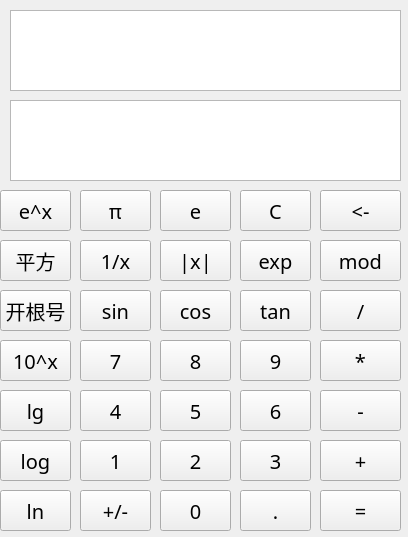
<?xml version="1.0" encoding="UTF-8"?>
<ui version="4.0">
 <class>kexue</class>
 <widget class="QWidget" name="kexue">
  <property name="geometry">
   <rect>
    <x>0</x>
    <y>0</y>
    <width>408</width>
    <height>537</height>
   </rect>
  </property>
  <property name="maximumSize">
   <size>
    <width>1000</width>
    <height>10000</height>
   </size>
  </property>
  <property name="font">
   <font>
    <family>宋体</family>
    <pointsize>-1</pointsize>
    <italic>false</italic>
    <bold>false</bold>
   </font>
  </property>
  <property name="windowTitle">
   <string>拉胯计算器</string>
  </property>
  <property name="styleSheet">
   <string notr="true">font-size:20px;</string>
  </property>
  <widget class="QWidget" name="centralWidget" native="true">
   <property name="geometry">
    <rect>
     <x>0</x>
     <y>-30</y>
     <width>411</width>
     <height>571</height>
    </rect>
   </property>
   <widget class="QPushButton" name="pushButton">
    <property name="geometry">
     <rect>
      <x>80</x>
      <y>470</y>
      <width>71</width>
      <height>41</height>
     </rect>
    </property>
    <property name="text">
     <string>1</string>
    </property>
   </widget>
   <widget class="QPushButton" name="pushButton_2">
    <property name="geometry">
     <rect>
      <x>160</x>
      <y>470</y>
      <width>71</width>
      <height>41</height>
     </rect>
    </property>
    <property name="text">
     <string>2</string>
    </property>
   </widget>
   <widget class="QPushButton" name="pushButton_3">
    <property name="geometry">
     <rect>
      <x>240</x>
      <y>470</y>
      <width>71</width>
      <height>41</height>
     </rect>
    </property>
    <property name="text">
     <string>3</string>
    </property>
   </widget>
   <widget class="QPushButton" name="pushButton_4">
    <property name="geometry">
     <rect>
      <x>80</x>
      <y>420</y>
      <width>71</width>
      <height>41</height>
     </rect>
    </property>
    <property name="text">
     <string>4</string>
    </property>
   </widget>
   <widget class="QPushButton" name="pushButton_5">
    <property name="geometry">
     <rect>
      <x>160</x>
      <y>420</y>
      <width>71</width>
      <height>41</height>
     </rect>
    </property>
    <property name="text">
     <string>5</string>
    </property>
   </widget>
   <widget class="QPushButton" name="pushButton_6">
    <property name="geometry">
     <rect>
      <x>240</x>
      <y>420</y>
      <width>71</width>
      <height>41</height>
     </rect>
    </property>
    <property name="text">
     <string>6</string>
    </property>
   </widget>
   <widget class="QPushButton" name="pushButton_7">
    <property name="geometry">
     <rect>
      <x>80</x>
      <y>370</y>
      <width>71</width>
      <height>41</height>
     </rect>
    </property>
    <property name="text">
     <string>7</string>
    </property>
   </widget>
   <widget class="QPushButton" name="pushButton_8">
    <property name="geometry">
     <rect>
      <x>160</x>
      <y>370</y>
      <width>71</width>
      <height>41</height>
     </rect>
    </property>
    <property name="text">
     <string>8</string>
    </property>
   </widget>
   <widget class="QPushButton" name="pushButton_9">
    <property name="geometry">
     <rect>
      <x>240</x>
      <y>370</y>
      <width>71</width>
      <height>41</height>
     </rect>
    </property>
    <property name="text">
     <string>9</string>
    </property>
   </widget>
   <widget class="QPushButton" name="pushButton_10">
    <property name="geometry">
     <rect>
      <x>320</x>
      <y>470</y>
      <width>81</width>
      <height>41</height>
     </rect>
    </property>
    <property name="text">
     <string>+</string>
    </property>
   </widget>
   <widget class="QPushButton" name="pushButton_11">
    <property name="geometry">
     <rect>
      <x>320</x>
      <y>420</y>
      <width>81</width>
      <height>41</height>
     </rect>
    </property>
    <property name="text">
     <string>-</string>
    </property>
   </widget>
   <widget class="QPushButton" name="pushButton_12">
    <property name="geometry">
     <rect>
      <x>160</x>
      <y>520</y>
      <width>71</width>
      <height>41</height>
     </rect>
    </property>
    <property name="text">
     <string>0</string>
    </property>
   </widget>
   <widget class="QPushButton" name="pushButton_13">
    <property name="geometry">
     <rect>
      <x>320</x>
      <y>370</y>
      <width>81</width>
      <height>41</height>
     </rect>
    </property>
    <property name="text">
     <string>*</string>
    </property>
   </widget>
   <widget class="QPushButton" name="pushButton_14">
    <property name="geometry">
     <rect>
      <x>320</x>
      <y>320</y>
      <width>81</width>
      <height>41</height>
     </rect>
    </property>
    <property name="text">
     <string>/</string>
    </property>
   </widget>
   <widget class="QPushButton" name="pushButton_15">
    <property name="geometry">
     <rect>
      <x>240</x>
      <y>520</y>
      <width>71</width>
      <height>41</height>
     </rect>
    </property>
    <property name="text">
     <string>.</string>
    </property>
   </widget>
   <widget class="QPushButton" name="pushButton_16">
    <property name="geometry">
     <rect>
      <x>320</x>
      <y>220</y>
      <width>81</width>
      <height>41</height>
     </rect>
    </property>
    <property name="text">
     <string>&lt;-</string>
    </property>
   </widget>
   <widget class="QPushButton" name="pushButton_17">
    <property name="geometry">
     <rect>
      <x>240</x>
      <y>220</y>
      <width>71</width>
      <height>41</height>
     </rect>
    </property>
    <property name="text">
     <string>C</string>
    </property>
   </widget>
   <widget class="QPushButton" name="pushButton_18">
    <property name="geometry">
     <rect>
      <x>320</x>
      <y>520</y>
      <width>81</width>
      <height>41</height>
     </rect>
    </property>
    <property name="text">
     <string>=</string>
    </property>
   </widget>
   <widget class="QTextBrowser" name="textBrowser">
    <property name="geometry">
     <rect>
      <x>10</x>
      <y>130</y>
      <width>391</width>
      <height>81</height>
     </rect>
    </property>
    <property name="font">
     <font>
      <family>宋体</family>
      <pointsize>-1</pointsize>
      <italic>false</italic>
      <bold>false</bold>
     </font>
    </property>
    <property name="styleSheet">
     <string notr="true"/>
    </property>
    <property name="documentTitle">
     <string/>
    </property>
    <property name="readOnly">
     <bool>true</bool>
    </property>
    <property name="html">
     <string>&lt;!DOCTYPE HTML PUBLIC &quot;-//W3C//DTD HTML 4.0//EN&quot; &quot;http://www.w3.org/TR/REC-html40/strict.dtd&quot;&gt;
&lt;html&gt;&lt;head&gt;&lt;meta name=&quot;qrichtext&quot; content=&quot;1&quot; /&gt;&lt;meta charset=&quot;utf-8&quot; /&gt;&lt;style type=&quot;text/css&quot;&gt;
p, li { white-space: pre-wrap; }
hr { height: 1px; border-width: 0; }
li.unchecked::marker { content: &quot;\2610&quot;; }
li.checked::marker { content: &quot;\2612&quot;; }
&lt;/style&gt;&lt;/head&gt;&lt;body style=&quot; font-family:'宋体'; font-size:20px; font-weight:400; font-style:normal;&quot;&gt;
&lt;p style=&quot;-qt-paragraph-type:empty; margin-top:0px; margin-bottom:0px; margin-left:0px; margin-right:0px; -qt-block-indent:0; text-indent:0px; font-family:'SimSun'; font-size:9pt;&quot;&gt;&lt;br /&gt;&lt;/p&gt;&lt;/body&gt;&lt;/html&gt;</string>
    </property>
    <property name="placeholderText">
     <string/>
    </property>
   </widget>
   <widget class="QPushButton" name="pushButton_24">
    <property name="geometry">
     <rect>
      <x>80</x>
      <y>520</y>
      <width>71</width>
      <height>41</height>
     </rect>
    </property>
    <property name="text">
     <string>+/-</string>
    </property>
   </widget>
   <widget class="QTextBrowser" name="textBrowser_2">
    <property name="geometry">
     <rect>
      <x>10</x>
      <y>40</y>
      <width>391</width>
      <height>81</height>
     </rect>
    </property>
    <property name="font">
     <font>
      <family>宋体</family>
      <pointsize>-1</pointsize>
      <italic>false</italic>
      <bold>false</bold>
     </font>
    </property>
    <property name="styleSheet">
     <string notr="true"/>
    </property>
    <property name="documentTitle">
     <string/>
    </property>
    <property name="readOnly">
     <bool>true</bool>
    </property>
    <property name="html">
     <string>&lt;!DOCTYPE HTML PUBLIC &quot;-//W3C//DTD HTML 4.0//EN&quot; &quot;http://www.w3.org/TR/REC-html40/strict.dtd&quot;&gt;
&lt;html&gt;&lt;head&gt;&lt;meta name=&quot;qrichtext&quot; content=&quot;1&quot; /&gt;&lt;meta charset=&quot;utf-8&quot; /&gt;&lt;style type=&quot;text/css&quot;&gt;
p, li { white-space: pre-wrap; }
hr { height: 1px; border-width: 0; }
li.unchecked::marker { content: &quot;\2610&quot;; }
li.checked::marker { content: &quot;\2612&quot;; }
&lt;/style&gt;&lt;/head&gt;&lt;body style=&quot; font-family:'宋体'; font-size:20px; font-weight:400; font-style:normal;&quot;&gt;
&lt;p style=&quot;-qt-paragraph-type:empty; margin-top:0px; margin-bottom:0px; margin-left:0px; margin-right:0px; -qt-block-indent:0; text-indent:0px; font-family:'SimSun'; font-size:9pt;&quot;&gt;&lt;br /&gt;&lt;/p&gt;&lt;/body&gt;&lt;/html&gt;</string>
    </property>
    <property name="placeholderText">
     <string/>
    </property>
   </widget>
   <widget class="QPushButton" name="pushButton_23">
    <property name="geometry">
     <rect>
      <x>80</x>
      <y>270</y>
      <width>71</width>
      <height>41</height>
     </rect>
    </property>
    <property name="text">
     <string>1/x</string>
    </property>
   </widget>
   <widget class="QPushButton" name="pushButton_26">
    <property name="geometry">
     <rect>
      <x>0</x>
      <y>270</y>
      <width>71</width>
      <height>41</height>
     </rect>
    </property>
    <property name="text">
     <string>平方</string>
    </property>
   </widget>
   <widget class="QPushButton" name="pushButton_27">
    <property name="geometry">
     <rect>
      <x>0</x>
      <y>320</y>
      <width>71</width>
      <height>41</height>
     </rect>
    </property>
    <property name="text">
     <string>开根号</string>
    </property>
   </widget>
   <widget class="QPushButton" name="pushButton_28">
    <property name="geometry">
     <rect>
      <x>0</x>
      <y>520</y>
      <width>71</width>
      <height>41</height>
     </rect>
    </property>
    <property name="text">
     <string>ln</string>
    </property>
   </widget>
   <widget class="QPushButton" name="pushButton_29">
    <property name="geometry">
     <rect>
      <x>0</x>
      <y>470</y>
      <width>71</width>
      <height>41</height>
     </rect>
    </property>
    <property name="text">
     <string>log</string>
    </property>
   </widget>
   <widget class="QPushButton" name="pushButton_30">
    <property name="geometry">
     <rect>
      <x>0</x>
      <y>370</y>
      <width>71</width>
      <height>41</height>
     </rect>
    </property>
    <property name="text">
     <string>10^x</string>
    </property>
   </widget>
   <widget class="QPushButton" name="pushButton_25">
    <property name="geometry">
     <rect>
      <x>240</x>
      <y>320</y>
      <width>71</width>
      <height>41</height>
     </rect>
    </property>
    <property name="text">
     <string>tan</string>
    </property>
   </widget>
   <widget class="QPushButton" name="pushButton_34">
    <property name="geometry">
     <rect>
      <x>160</x>
      <y>270</y>
      <width>71</width>
      <height>41</height>
     </rect>
    </property>
    <property name="text">
     <string>|x|</string>
    </property>
   </widget>
   <widget class="QPushButton" name="pushButton_35">
    <property name="geometry">
     <rect>
      <x>0</x>
      <y>220</y>
      <width>71</width>
      <height>41</height>
     </rect>
    </property>
    <property name="text">
     <string>e^x</string>
    </property>
   </widget>
   <widget class="QPushButton" name="pushButton_36">
    <property name="geometry">
     <rect>
      <x>80</x>
      <y>220</y>
      <width>71</width>
      <height>41</height>
     </rect>
    </property>
    <property name="text">
     <string>π</string>
    </property>
   </widget>
   <widget class="QPushButton" name="pushButton_37">
    <property name="geometry">
     <rect>
      <x>160</x>
      <y>220</y>
      <width>71</width>
      <height>41</height>
     </rect>
    </property>
    <property name="text">
     <string>e</string>
    </property>
   </widget>
   <widget class="QPushButton" name="pushButton_38">
    <property name="geometry">
     <rect>
      <x>240</x>
      <y>270</y>
      <width>71</width>
      <height>41</height>
     </rect>
    </property>
    <property name="text">
     <string>exp</string>
    </property>
   </widget>
   <widget class="QPushButton" name="pushButton_39">
    <property name="geometry">
     <rect>
      <x>320</x>
      <y>270</y>
      <width>81</width>
      <height>41</height>
     </rect>
    </property>
    <property name="text">
     <string>mod</string>
    </property>
   </widget>
   <widget class="QPushButton" name="pushButton_31">
    <property name="geometry">
     <rect>
      <x>80</x>
      <y>320</y>
      <width>71</width>
      <height>41</height>
     </rect>
    </property>
    <property name="text">
     <string>sin</string>
    </property>
   </widget>
   <widget class="QPushButton" name="pushButton_32">
    <property name="geometry">
     <rect>
      <x>160</x>
      <y>320</y>
      <width>71</width>
      <height>41</height>
     </rect>
    </property>
    <property name="text">
     <string>cos</string>
    </property>
   </widget>
   <widget class="QPushButton" name="pushButton_33">
    <property name="geometry">
     <rect>
      <x>0</x>
      <y>420</y>
      <width>71</width>
      <height>41</height>
     </rect>
    </property>
    <property name="text">
     <string>lg</string>
    </property>
   </widget>
  </widget>
 </widget>
 <layoutdefault spacing="6" margin="11"/>
 <resources/>
 <connections/>
</ui>
